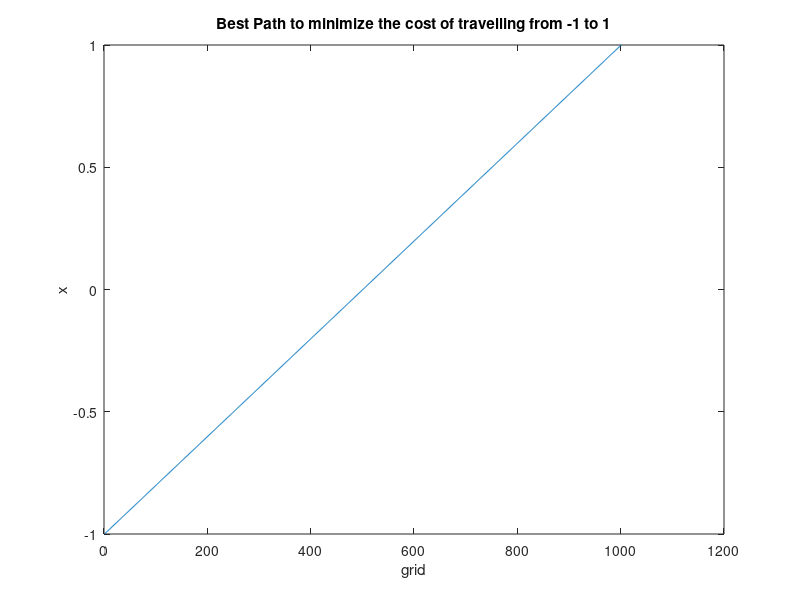

This chart was generated by the following MATLAB code:

clear all;
close all;
%Define parameters
beta=0.9;
A=2;
B=1.5;
NumPoints =1000;
%Discretize the state space around the optimal solution
x_bar = 0;
x_lo = x_bar-1;
x_hi = x_bar+1;
step = (x_hi-x_lo)/NumPoints;
X = x_lo:step:x_hi;
n=length(X);
%We build an n×n matrix whose columns are output at each value of X
XI = ones(n,1)*X;
%Then another n×n matrix whose columns are output at each value of X
XJ = ones(n,1)*X;
% We can construct the distance between all the Xi-Xj
X_diff=XI-XJ';
% Calculate the utility arising from each level of distance
U=-A*X_diff.^2-B*XI^2;
%Take an initial guess at the value function
V = ones(n,1);
VV=V*ones(1,n);
%Apply the operator:;
W=U+beta*VV;
V=max(W)';
%Main iteration loop for the value function.
flag=1;
while (flag > 10^(-5))
    VV=V*ones(1,n);
    W=U+beta*VV;
    V1=max(W)';
    flag = max(abs(V1-V));
    V=V1;
end
%When the value function has converged, find the policy function i.e. the Xj that gives the maximum value of the operator for each Xi. In order to accomplish this, we first find the vector of indices where W takes its maximum value:
[val,ind]=max(W);
%Then we use the indices to pick out the corresponding values of Xi.
XI_star = X(ind);

figure
plot(XI_star)
xlabel('grid')
ylabel('x')
title('Best Path to minimize the cost of travelling from -1 to 1')



